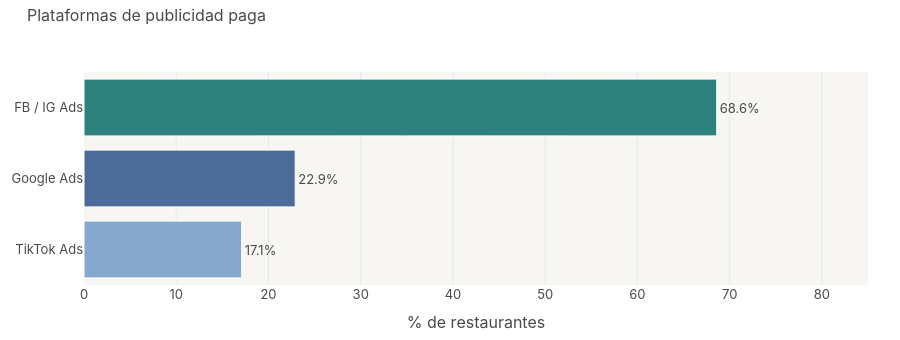

This figure's notebook cell:
### Markdown cell above
## G4 · Plataformas de publicidad paga
*Escena 5 — barras horizontales ordenadas*

### Code cell
# ── G4 · Plataformas de publicidad paga (E5) ─────────────────────────────────
# ── G4 · Plataformas de publicidad paga (E5) ─────────────────────────────────
plataformas = {
    "FB / IG Ads":  (df["p5 - FB/IG Ads (dummy)"] == "Si").sum(),
    "Google Ads":   (df["p5 - Google Ads (dummy)"] == "Si").sum(),
    "TikTok Ads":   (df["p5 - TikTok Ads (dummy)"] == "Si").sum(),
}
plat_df = pd.DataFrame(list(plataformas.items()), columns=["Plataforma", "n"])
plat_df["pct"] = (plat_df["n"] / len(df) * 100).round(1)
plat_df = plat_df.sort_values("pct", ascending=True)

colors_p = [AZUL_C, AZUL_P, VERDE_A]

fig4 = go.Figure(go.Bar(
    x=plat_df["pct"], y=plat_df["Plataforma"],
    orientation="h",
    marker=dict(color=colors_p, line=dict(color="white", width=1)),
    text=[f"{v}%" for v in plat_df["pct"]],
    textposition="outside",
    textfont=dict(size=13, color=GRIS_T),
))

fig4.update_layout(**base_layout("Plataformas de publicidad paga", height=340, showlegend=False),
                   xaxis=dict(title="% de restaurantes", range=[0, 85],
                              showgrid=True, gridcolor="#E8E8E8", zeroline=False),
                   yaxis=dict(showgrid=False))
fig4.show()
fig4.write_html(os.path.join(OUTPUT_PATH, "G4_plataformas.html"))
print("✓ G4 guardado")

### Figure 1 — Plotly figure (JSON) as saved in the notebook; plotly's stock layout.template omitted (floating-point values rounded to 4 significant figures)
{"data": [{"marker": {"color": ["#86A8CC", "#4D6B99", "#2C817C"], "line": {"color": "white", "width": 1}}, "orientation": "h", "text": ["17.1%", "22.9%", "68.6%"], "textfont": {"color": "#4A4A4A", "size": 13}, "textposition": "outside", "type": "bar", "x": [17.1, 22.9, 68.6], "y": ["TikTok Ads", "Google Ads", "FB / IG Ads"]}], "layout": {"font": {"color": "#4A4A4A", "family": "Inter, Arial, sans-serif", "size": 13}, "height": 340, "legend": {"font": {"size": 12}, "orientation": "h", "x": 1, "xanchor": "right", "y": 1.02, "yanchor": "bottom"}, "margin": {"b": 48, "l": 48, "r": 32, "t": 72}, "paper_bgcolor": "white", "plot_bgcolor": "#F7F6F3", "showlegend": false, "title": {"font": {"color": "#4A4A4A", "family": "Inter, Arial, sans-serif", "size": 16}, "text": "Plataformas de publicidad paga", "x": 0.03, "xanchor": "left", "y": 0.97}, "xaxis": {"gridcolor": "#E8E8E8", "range": [0, 85], "showgrid": true, "title": {"text": "% de restaurantes"}, "zeroline": false}, "yaxis": {"showgrid": false}}}
